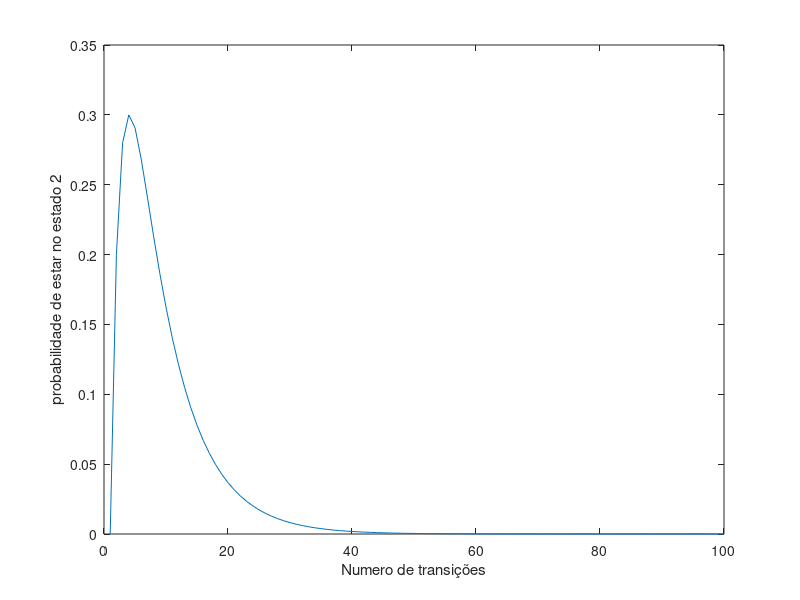
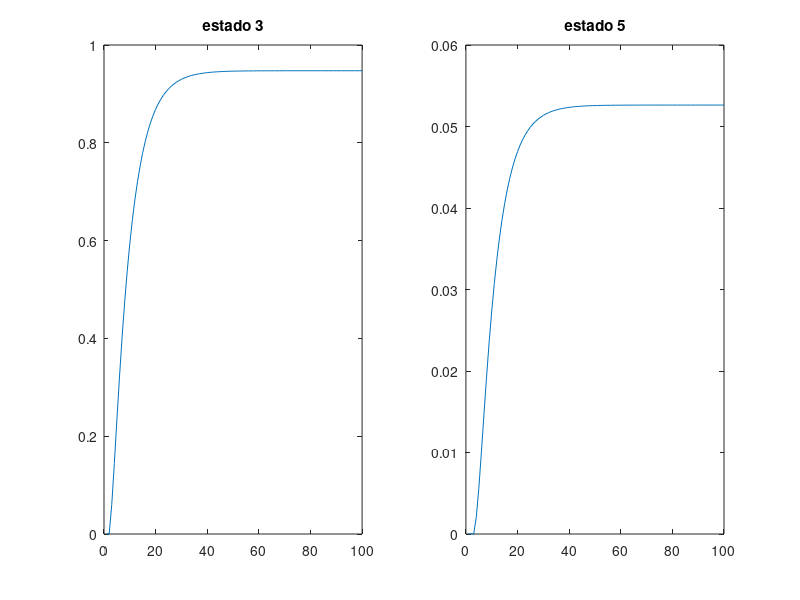

The MATLAB source for these figures, in order:

% a)
   %  1   2   3  4  5
T = [0.8  0   0 0.3 0 % 1
     0.2 0.6  0 0.2 0  % 2
     0   0.3  1 0   0  % 3
     0   0.1  0 0.4 0  % 4
     0   0    0 0.1 1]; % 5
sum(T);

% b)
v = [1 0 0 0 0]';
n = zeros(1 , 100);
n(1) = 0;
for i = 2:100
    v = T * v;
    n(i) = v(2);
end
plot(1:100 , n)
xlabel("Numero de transições")
ylabel("probabilidade de estar no estado 2")

% c)
v = [ 1 0 0 0 0]';
n = zeros(1 , 100);
n(1) = 0;
for i = 2:100
    v = T * v;
    n(i) = v(3);
end
v = [ 1 0 0 0 0]';
n2 = zeros(1 , 100);
n2(1) = 0;
for i = 2:100
    v = T * v;
    n2(i) = v(5);
end

figure(2)
subplot(1,2,1)
plot(1:100 , n)
title("estado 3")
subplot(1,2,2)
plot(1:100 , n2)
title("estado 5")

%Como os estados são absorventes, à medida que há passagem de estados a
% probabilidade de estar num estado absorvente tende para 1


% d) MATRIZ Q descreve probabilidades de transição de estados não-absorventes para
%    estados não-absorventes 

% Matriz canónica  ( estados transientes aparecem primeiro )
C=[ 0.8  0  0.3  0 0
    0.2 0.6 0.2  0 0
    0   0.1 0.4  1 0
    0   0.3 0    0 0
    0   0   0.1  0 1];
sum(C);

% Matriz Q (primeiras linhas de C (estados-não absorventes)
Q = C(1:3 , 1:3);


% e) # Matriz fundamental F = (I - Q)^-1

F = (eye(3)- Q)^-1;         % I = eye(3)
sum(F);

% f) 
t = F'*ones(3,1);
%ou sum(F)
fprintf('A probabilidade de absorção se partir do estado 1 é: %.4f\nDo estado 2 é: %.4f\nDo estado 3 é: %.4f\n', t);

% g)
R = C(4:5, 1:3);
B = R*F; %coluna comecar em estado transitorio e linha acabar no estado absovente
fprintf('Prob(estado 3) = %f, Prob(estado 5) = %f',B(1,1),B(2,1));
